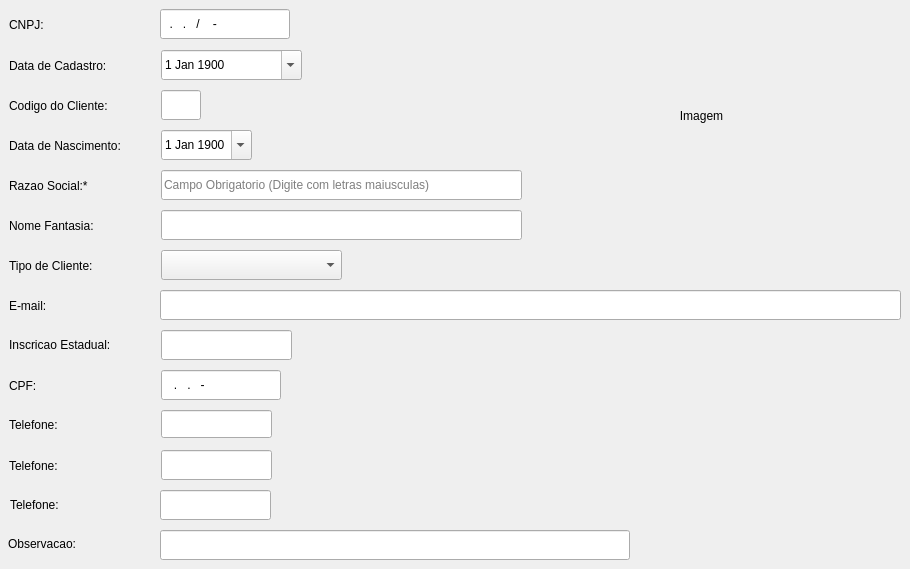
    <widget class="QWidget" name="tab">
     <attribute name="title">
      <string>Dados Pessoais</string>
     </attribute>
     <widget class="QLineEdit" name="mrazao">
      <property name="geometry">
       <rect>
        <x>161</x>
        <y>170</y>
        <width>361</width>
        <height>30</height>
       </rect>
      </property>
      <property name="styleSheet">
       <string notr="true"/>
      </property>
      <property name="inputMask">
       <string/>
      </property>
      <property name="maxLength">
       <number>40</number>
      </property>
      <property name="placeholderText">
       <string>Campo Obrigatorio (Digite com letras maiusculas)</string>
      </property>
     </widget>
     <widget class="QLineEdit" name="mcod_cli">
      <property name="geometry">
       <rect>
        <x>161</x>
        <y>90</y>
        <width>40</width>
        <height>30</height>
       </rect>
      </property>
      <property name="styleSheet">
       <string notr="true"/>
      </property>
      <property name="inputMask">
       <string>99999</string>
      </property>
      <property name="alignment">
       <set>Qt::AlignJustify|Qt::AlignVCenter</set>
      </property>
     </widget>
     <widget class="QLabel" name="label_11">
      <property name="geometry">
       <rect>
        <x>9</x>
        <y>50</y>
        <width>140</width>
        <height>32</height>
       </rect>
      </property>
      <property name="styleSheet">
       <string notr="true">border-radius: 8px;</string>
      </property>
      <property name="text">
       <string>Data de Cadastro:</string>
      </property>
     </widget>
     <widget class="QLineEdit" name="mnome">
      <property name="geometry">
       <rect>
        <x>161</x>
        <y>210</y>
        <width>361</width>
        <height>30</height>
       </rect>
      </property>
      <property name="styleSheet">
       <string notr="true"/>
      </property>
      <property name="maxLength">
       <number>40</number>
      </property>
     </widget>
     <widget class="QLineEdit" name="mcgc">
      <property name="geometry">
       <rect>
        <x>160</x>
        <y>9</y>
        <width>130</width>
        <height>30</height>
       </rect>
      </property>
      <property name="layoutDirection">
       <enum>Qt::LeftToRight</enum>
      </property>
      <property name="styleSheet">
       <string notr="true"/>
      </property>
      <property name="inputMask">
       <string>99.999.999/9999-99</string>
      </property>
      <property name="text">
       <string>../-</string>
      </property>
      <property name="frame">
       <bool>true</bool>
      </property>
      <property name="alignment">
       <set>Qt::AlignLeading|Qt::AlignLeft|Qt::AlignVCenter</set>
      </property>
     </widget>
     <widget class="QLabel" name="label_2">
      <property name="geometry">
       <rect>
        <x>9</x>
        <y>90</y>
        <width>140</width>
        <height>32</height>
       </rect>
      </property>
      <property name="styleSheet">
       <string notr="true">border-radius: 8px;</string>
      </property>
      <property name="text">
       <string>Codigo do Cliente:</string>
      </property>
     </widget>
     <widget class="QDateEdit" name="mdata_cad">
      <property name="geometry">
       <rect>
        <x>161</x>
        <y>50</y>
        <width>141</width>
        <height>30</height>
       </rect>
      </property>
      <property name="styleSheet">
       <string notr="true"/>
      </property>
      <property name="dateTime">
       <datetime>
        <hour>21</hour>
        <minute>0</minute>
        <second>0</second>
        <year>1900</year>
        <month>1</month>
        <day>1</day>
       </datetime>
      </property>
      <property name="currentSection">
       <enum>QDateTimeEdit::DaySection</enum>
      </property>
      <property name="calendarPopup">
       <bool>true</bool>
      </property>
      <property name="date">
       <date>
        <year>1900</year>
        <month>1</month>
        <day>1</day>
       </date>
      </property>
     </widget>
     <widget class="QLabel" name="label_12">
      <property name="geometry">
       <rect>
        <x>9</x>
        <y>251</y>
        <width>140</width>
        <height>29</height>
       </rect>
      </property>
      <property name="text">
       <string>Tipo de Cliente:</string>
      </property>
     </widget>
     <widget class="QLabel" name="label_13">
      <property name="geometry">
       <rect>
        <x>9</x>
        <y>130</y>
        <width>140</width>
        <height>32</height>
       </rect>
      </property>
      <property name="styleSheet">
       <string notr="true">border-radius: 8px;</string>
      </property>
      <property name="text">
       <string>Data de Nascimento:</string>
      </property>
     </widget>
     <widget class="QDateEdit" name="mdata_nas">
      <property name="geometry">
       <rect>
        <x>161</x>
        <y>130</y>
        <width>91</width>
        <height>30</height>
       </rect>
      </property>
      <property name="styleSheet">
       <string notr="true"/>
      </property>
      <property name="dateTime">
       <datetime>
        <hour>21</hour>
        <minute>0</minute>
        <second>0</second>
        <year>1900</year>
        <month>1</month>
        <day>1</day>
       </datetime>
      </property>
      <property name="currentSection">
       <enum>QDateTimeEdit::DaySection</enum>
      </property>
      <property name="calendarPopup">
       <bool>true</bool>
      </property>
      <property name="date">
       <date>
        <year>1900</year>
        <month>1</month>
        <day>1</day>
       </date>
      </property>
     </widget>
     <widget class="QLabel" name="label_5">
      <property name="geometry">
       <rect>
        <x>9</x>
        <y>9</y>
        <width>140</width>
        <height>31</height>
       </rect>
      </property>
      <property name="styleSheet">
       <string notr="true"/>
      </property>
      <property name="text">
       <string>CNPJ:</string>
      </property>
     </widget>
     <widget class="QLabel" name="label_4">
      <property name="geometry">
       <rect>
        <x>9</x>
        <y>210</y>
        <width>140</width>
        <height>32</height>
       </rect>
      </property>
      <property name="styleSheet">
       <string notr="true">border-radius: 8px;</string>
      </property>
      <property name="text">
       <string>Nome Fantasia:</string>
      </property>
     </widget>
     <widget class="QLabel" name="label_3">
      <property name="geometry">
       <rect>
        <x>9</x>
        <y>170</y>
        <width>140</width>
        <height>31</height>
       </rect>
      </property>
      <property name="styleSheet">
       <string notr="true">border-radius: 8px;</string>
      </property>
      <property name="text">
       <string>Razao Social:*</string>
      </property>
     </widget>
     <widget class="QLineEdit" name="minsc">
      <property name="geometry">
       <rect>
        <x>161</x>
        <y>330</y>
        <width>131</width>
        <height>30</height>
       </rect>
      </property>
      <property name="styleSheet">
       <string notr="true"/>
      </property>
      <property name="maxLength">
       <number>19</number>
      </property>
     </widget>
     <widget class="QLineEdit" name="memail">
      <property name="geometry">
       <rect>
        <x>160</x>
        <y>290</y>
        <width>741</width>
        <height>30</height>
       </rect>
      </property>
      <property name="styleSheet">
       <string notr="true"/>
      </property>
      <property name="maxLength">
       <number>150</number>
      </property>
     </widget>
     <widget class="QLabel" name="label_20">
      <property name="geometry">
       <rect>
        <x>9</x>
        <y>329</y>
        <width>140</width>
        <height>32</height>
       </rect>
      </property>
      <property name="text">
       <string>Inscricao Estadual:</string>
      </property>
     </widget>
     <widget class="QLineEdit" name="mcpf">
      <property name="geometry">
       <rect>
        <x>161</x>
        <y>370</y>
        <width>120</width>
        <height>30</height>
       </rect>
      </property>
      <property name="styleSheet">
       <string notr="true"/>
      </property>
      <property name="inputMask">
       <string>999.999.999-99</string>
      </property>
      <property name="alignment">
       <set>Qt::AlignLeading|Qt::AlignLeft|Qt::AlignVCenter</set>
      </property>
     </widget>
     <widget class="QLabel" name="label_18">
      <property name="geometry">
       <rect>
        <x>9</x>
        <y>290</y>
        <width>140</width>
        <height>32</height>
       </rect>
      </property>
      <property name="text">
       <string>E-mail:</string>
      </property>
     </widget>
     <widget class="QLabel" name="label_22">
      <property name="geometry">
       <rect>
        <x>9</x>
        <y>370</y>
        <width>140</width>
        <height>32</height>
       </rect>
      </property>
      <property name="text">
       <string>CPF:</string>
      </property>
     </widget>
     <widget class="QLineEdit" name="mtel1">
      <property name="geometry">
       <rect>
        <x>161</x>
        <y>410</y>
        <width>111</width>
        <height>28</height>
       </rect>
      </property>
      <property name="styleSheet">
       <string notr="true"/>
      </property>
      <property name="inputMask">
       <string/>
      </property>
      <property name="maxLength">
       <number>10</number>
      </property>
     </widget>
     <widget class="QLabel" name="label_26">
      <property name="geometry">
       <rect>
        <x>9</x>
        <y>450</y>
        <width>140</width>
        <height>32</height>
       </rect>
      </property>
      <property name="text">
       <string>Telefone:</string>
      </property>
     </widget>
     <widget class="QLabel" name="label_10">
      <property name="geometry">
       <rect>
        <x>9</x>
        <y>410</y>
        <width>140</width>
        <height>30</height>
       </rect>
      </property>
      <property name="text">
       <string>Telefone:</string>
      </property>
     </widget>
     <widget class="QLineEdit" name="mtel2">
      <property name="geometry">
       <rect>
        <x>161</x>
        <y>450</y>
        <width>111</width>
        <height>30</height>
       </rect>
      </property>
      <property name="styleSheet">
       <string notr="true"/>
      </property>
      <property name="inputMask">
       <string/>
      </property>
      <property name="maxLength">
       <number>10</number>
      </property>
     </widget>
     <widget class="QComboBox" name="comboBox">
      <property name="geometry">
       <rect>
        <x>161</x>
        <y>250</y>
        <width>181</width>
        <height>30</height>
       </rect>
      </property>
      <property name="styleSheet">
       <string notr="true"/>
      </property>
     </widget>
     <widget class="QLabel" name="label_42">
      <property name="geometry">
       <rect>
        <x>8</x>
        <y>529</y>
        <width>140</width>
        <height>29</height>
       </rect>
      </property>
      <property name="text">
       <string>Observacao:</string>
      </property>
     </widget>
     <widget class="QLineEdit" name="mobs">
      <property name="geometry">
       <rect>
        <x>160</x>
        <y>530</y>
        <width>470</width>
        <height>30</height>
       </rect>
      </property>
      <property name="styleSheet">
       <string notr="true"/>
      </property>
      <property name="maxLength">
       <number>60</number>
      </property>
     </widget>
     <widget class="QLabel" name="imagem_Captcha">
      <property name="geometry">
       <rect>
        <x>596</x>
        <y>30</y>
        <width>211</width>
        <height>171</height>
       </rect>
      </property>
      <property name="text">
       <string>Imagem</string>
      </property>
      <property name="alignment">
       <set>Qt::AlignCenter</set>
      </property>
     </widget>
     <widget class="QLabel" name="label_91">
      <property name="geometry">
       <rect>
        <x>10</x>
        <y>489</y>
        <width>140</width>
        <height>32</height>
       </rect>
      </property>
      <property name="text">
       <string>Telefone:</string>
      </property>
     </widget>
     <widget class="QLineEdit" name="mfax">
      <property name="geometry">
       <rect>
        <x>160</x>
        <y>490</y>
        <width>111</width>
        <height>30</height>
       </rect>
      </property>
      <property name="styleSheet">
       <string notr="true"/>
      </property>
      <property name="inputMask">
       <string/>
      </property>
      <property name="maxLength">
       <number>10</number>
      </property>
     </widget>
    </widget>
